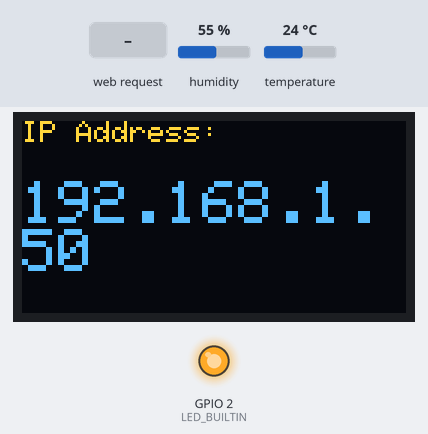
Recording of a sketch running on a simulated ESP8266 (NodeMCU). On the bench: 128×64 one-colour display, output pins drawn as LEDs (lit = HIGH, except the on-board LED, lit = LOW). The test bench sets the inputs (shaded band); at power-on: humidity 55 %, temperature 24 °C. The OLED is the two-colour kind (top 16 rows yellow); WiFi joins after 1.5 s; servers stay silent unless stated.

Above: at 2.7 s.
2.8 s: HTTP request GET / received
At 3.3 s:
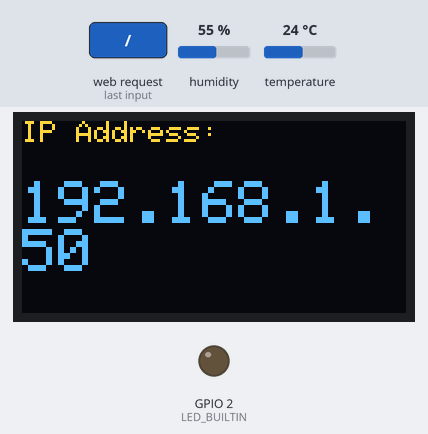
Timing chart, 0 to 5.8 s (numbered marks = the images above; inputs shaded):
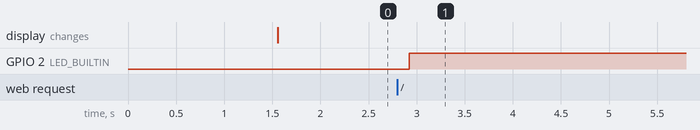

Measured:
- after the input at 2.8 s, GPIO 2 (LED_BUILTIN): LOW → HIGH after 0.12 s

The sketch:

Code_Sensor___Kelembapan_Kelompok_6.ino
```cpp
#include <ESP8266WiFi.h>
#include <ESP8266WebServer.h> // Library for the Web Server
#include <Adafruit_GFX.h>
#include <Adafruit_SSD1306.h>
#include <DHT.h>

const char* ssid     = "HOTSPOT@UPNJATIM.AC.ID";
const char* password = "belanegara";

// Hardware Pins
#define DHTPIN 0      // D3
#define DHTTYPE DHT11
DHT dht(DHTPIN, DHTTYPE);

#define SCREEN_WIDTH 128
#define SCREEN_HEIGHT 64
Adafruit_SSD1306 display(SCREEN_WIDTH, SCREEN_HEIGHT, &Wire, -1);

// Initialize the web server on port 80
ESP8266WebServer server(80);

void handleRoot() {
  digitalWrite(LED_BUILTIN, LOW); // Blink LED when someone visits the page

  float t = dht.readTemperature();
  float h = dht.readHumidity();

  // Create a simple HTML page
  String html = R"rawliteral(
<!DOCTYPE html>
<html>
<head>
<meta charset="UTF-8">
<meta name='viewport' content='width=device-width, initial-scale=1'>
<meta http-equiv='refresh' content='5'>
<title>Kelompok 6 - Monitoring</title>

<style>
    body {
        font-family: Arial;
        text-align: center;
        background: linear-gradient(to right, #4facfe, #00f2fe);
        color: white;
        margin: 0;
        padding: 0;
    }
    .container {
        margin-top: 50px;
        background: rgba(0,0,0,0.3);
        padding: 20px;
        border-radius: 15px;
        width: 300px;
        margin-left: auto;
        margin-right: auto;
        box-shadow: 0px 4px 15px rgba(0,0,0,0.3);
    }
    h1 {
        margin-bottom: 5px;
    }
    h3 {
        margin-top: 0;
        font-weight: normal;
    }
    .data {
        font-size: 24px;
        margin: 15px 0;
    }
    .footer {
        margin-top: 20px;
        font-size: 12px;
        opacity: 0.8;
    }
</style>

</head>

<body>

<div class="container">
    <h1>🌡️ Monitoring Sensor</h1>
    <h3>Kelompok 6</h3>

    <div class="data">
        Suhu: <b>%TEMP% &deg;C</b>
    </div>

    <div class="data">
        Kelembapan: <b>%HUM% %</b>
    </div>

    <div class="footer">
        IoT Project - ESP8266<br>
        Update setiap 5 detik
    </div>
</div>

</body>
</html>
)rawliteral";

html.replace("%TEMP%", String(t));
html.replace("%HUM%", String(h));

  server.send(200, "text/html", html);

  delay(100);
  digitalWrite(LED_BUILTIN, HIGH);
}

void handleRootJSON() {
  // Blink LED to indicate data transmission/request
  digitalWrite(LED_BUILTIN, LOW);

  float t = dht.readTemperature();
  float h = dht.readHumidity();

  // Create a JSON string (Machine-friendly)
  // Format: {"temperature": 25.5, "humidity": 60.0}
  String json = "{";
  json += "\"temperature\": " + String(t) + ",";
  json += "\"humidity\": " + String(h);
  json += "}";

  // Send with "application/json" header instead of "text/html"
  server.send(200, "application/json", json);

  delay(100);
  digitalWrite(LED_BUILTIN, HIGH);
}


void setup() {
  Serial.begin(115200);
  pinMode(LED_BUILTIN, OUTPUT);
  dht.begin();

  display.begin(SSD1306_SWITCHCAPVCC, 0x3C);
  display.clearDisplay();
  display.setTextColor(WHITE);

  WiFi.begin(ssid, password);
  while (WiFi.status() != WL_CONNECTED) { delay(500); }

  // Define the "Home" route of the web server
  server.on("/", handleRoot);
  server.begin();

  // Show the IP address on the OLED (You need this to access the data!)
  display.clearDisplay();
  display.setCursor(0,0);
  display.println("IP Address:");
  display.setTextSize(2);
  display.setCursor(0,20);
  display.println(WiFi.localIP());
  display.display();
}

void loop() {
  server.handleClient(); // Listen for web browsers
}
```
